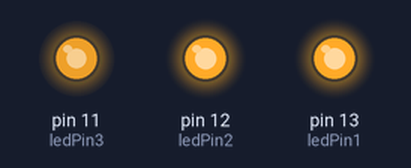
Simulated run of this sketch. Board: Arduino Uno, built with avr-gcc and run on an emulated ATmega328P. Shown: output pins drawn as LEDs (lit = HIGH). Random numbers use the default seed unless the sketch sets one.

Above: at 0.1 s.
At 4.6 s:
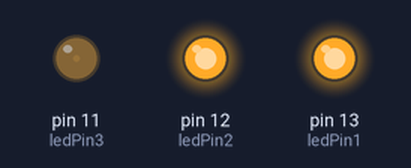
At 9.1 s:
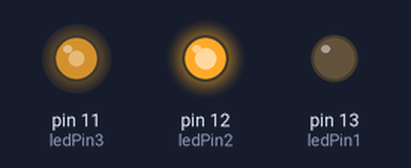
At 18.6 s:
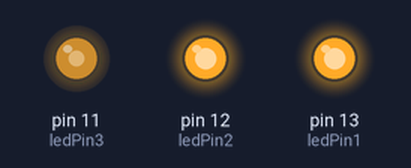
At 28.1 s:
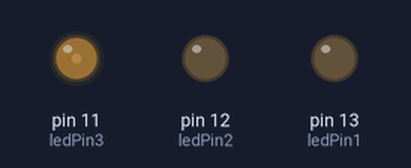
At 38.1 s:
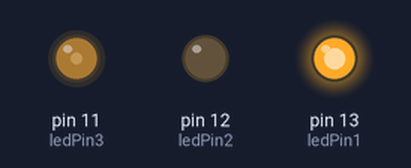
Timing chart, 0 to 40.0 s (numbered marks = the images above):
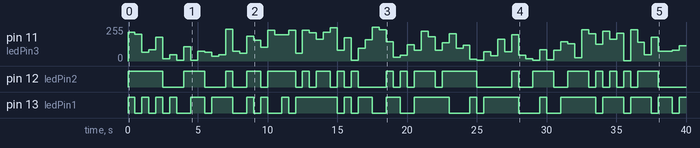

The sketch:

OutPutPWM.ino
```cpp
// Definimos los pines para los LEDs
const int ledPin1 = 13;
const int ledPin2 = 12;
const int ledPin3 = 11;

void setup() {
  // Configuramos los pines de los LEDs como salida
  pinMode(ledPin1, OUTPUT);
  pinMode(ledPin2, OUTPUT);
  pinMode(ledPin3, OUTPUT);
}

void loop() {
  // Generamos un brillo aleatorio para cada LED (de 0 a 255)
  int brightness1 = random(256);
  int brightness2 = random(256);
  int brightness3 = random(256);

  // Establecemos el brillo de cada LED
  analogWrite(ledPin1, brightness1);
  analogWrite(ledPin2, brightness2);
  analogWrite(ledPin3, brightness3);

  // Esperamos un tiempo antes de cambiar la secuencia de brillo
  delay(500); // Puedes ajustar este valor según lo desees
}
```

Measured:
- by itself, pin 12 (ledPin2): LOW → HIGH at 0.00 s, → LOW 2.5 s later, → HIGH 1.5 s later, → LOW 1.5 s later, … (40 changes in this stretch)
- by itself, pin 13 (ledPin1): LOW → HIGH at 0.00 s, → LOW 0.50 s later, → HIGH 0.50 s later, → LOW 0.50 s later, … (43 changes in this stretch)
- by itself, pin 11 (ledPin3): 0/255 → 217/255 at 0.00 s, → 200/255 0.50 s later, → 67/255 0.50 s later, → 85/255 0.50 s later, … (79 changes in this stretch)
